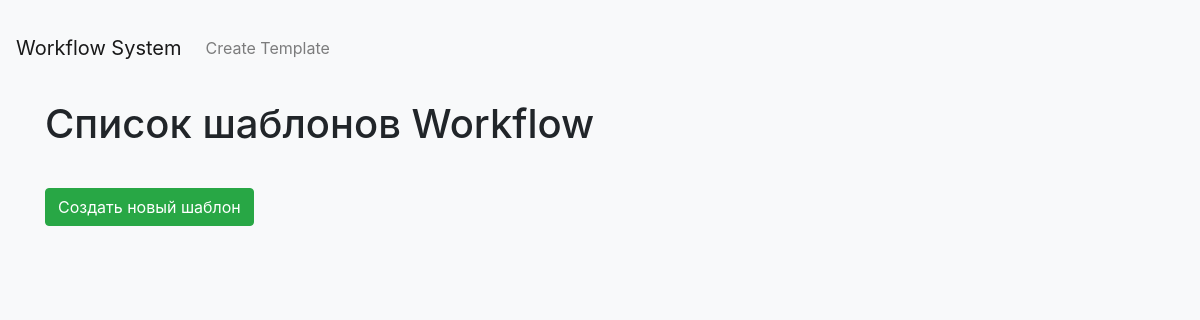
Before: / with the older database file.
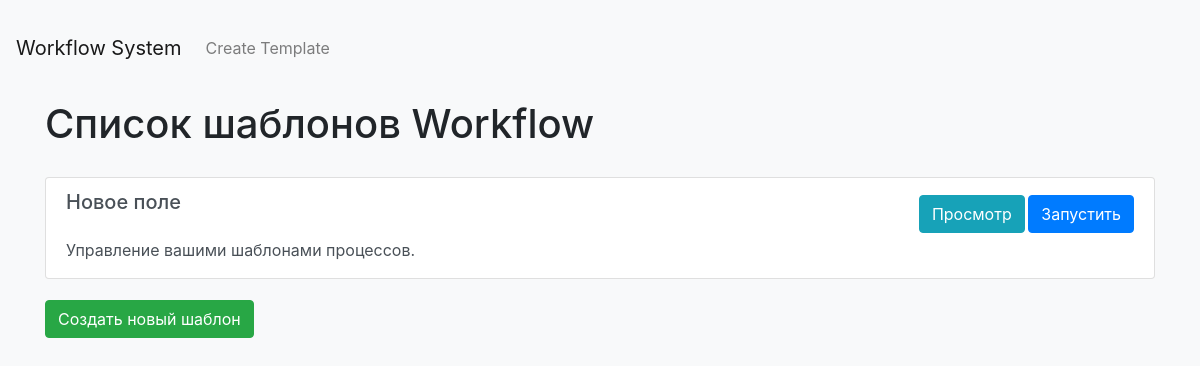
After: the same page with the newer database file.
### tables this page shows
CREATE TABLE templates (
            id INTEGER PRIMARY KEY AUTOINCREMENT,
            name TEXT NOT NULL,
            content_field INTEGER NOT NULL DEFAULT 0
        );

### app.py (the view)
@app.route('/')
def index():
    db = get_db()
    cur = db.cursor()
    cur.execute("SELECT * FROM templates")
    templates = cur.fetchall()
    return render_template('index.html', templates=templates)

### app.py (called while the page is built)
def get_db():
    db = getattr(g, '_database', None)
    if db is None:
        db = g._database = sqlite3.connect('database.db')
        db.row_factory = sqlite3.Row
    return db

@app.teardown_appcontext
def close_connection(exception):
    db = getattr(g, '_database', None)
    if db is not None:
        db.close()

### templates/index.html
{% extends 'base.html' %}
{% block content %}
<h1 class="my-4">Список шаблонов Workflow</h1>
<div class="list-group">
  {% for template in templates %}
    <div class="list-group-item list-group-item-action flex-column align-items-start">
      <div class="d-flex w-100 justify-content-between">
        <h5 class="mb-1">{{ template.name }}</h5>
        <small>
          <a href="{{ url_for('view_template', template_id=template.id) }}" class="btn btn-info">Просмотр</a>
          <a href="{{ url_for('run_template', template_id=template.id) }}" class="btn btn-primary">Запустить</a>
        </small>
      </div>
      <p class="mb-1">Управление вашими шаблонами процессов.</p>
    </div>
  {% endfor %}
</div>
<a href="{{ url_for('create_template') }}" class="btn btn-success mt-3">Создать новый шаблон</a>
{% endblock %}

Changed rows visible on the page:
added templates: name "Новое поле"
